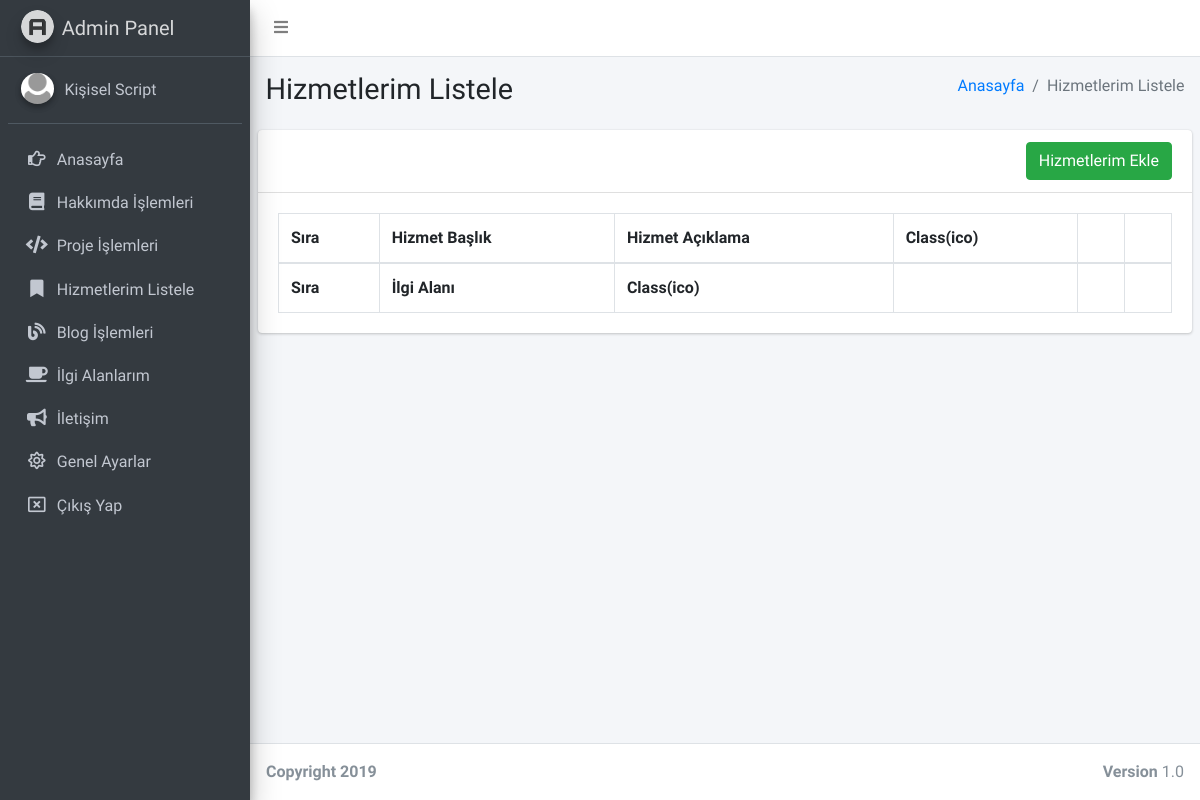
Before: /admin/sayfalar/hizmet-listele.php (signed in) with the older database file.
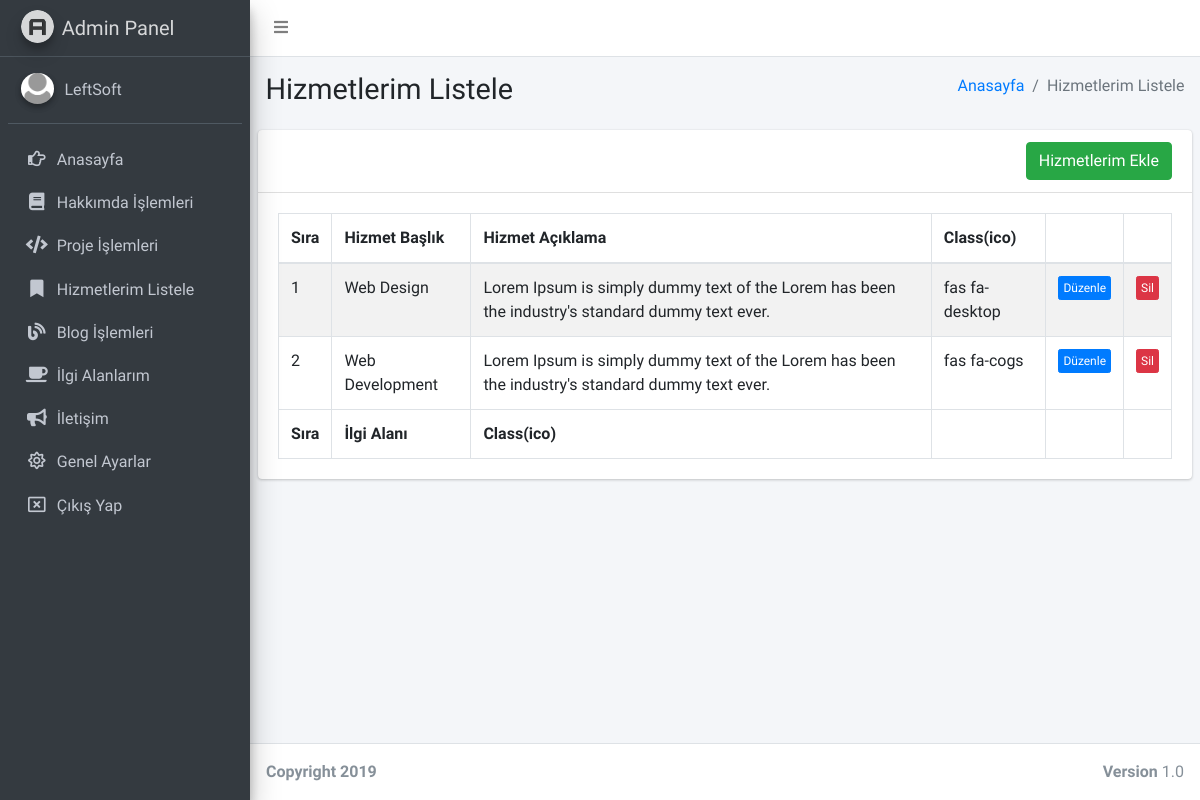
After: the same page with the newer database file.
### tables this page shows
CREATE TABLE `kullanici` (
  `kullanici_id` int(11) NOT NULL,
  `kullanici_mail` varchar(100) NOT NULL,
  `kullanici_password` varchar(50) NOT NULL,
  `kullanici_ad` varchar(50) NOT NULL
);

CREATE TABLE `hizmetlerim` (
  `hizmet_id` int(11) NOT NULL,
  `hizmet_baslik` text NOT NULL,
  `hizmet_aciklama` text NOT NULL,
  `hizmet_fa` text NOT NULL
);

### admin/sayfalar/hizmet-listele.php (the view, shortened to what the changed rows need)
<?php
include 'header.php';
$hakkimdasor=$db->prepare("SELECT * FROM hizmetlerim order by hizmet_id");
$hakkimdasor->execute();
?>
  <div class="content-wrapper">
    <section class="content-header">
      <div class="container-fluid">
        <div class="row mb-2">
          <div class="col-sm-6">
            <h1>Hizmetlerim Listele</h1>
          </div>
        </div>
      </div>
    </section>
    <section class="content">
      <div class="row">
        <div class="col-12">
          <div class="card">
            <div class="card-body">
              <table id="example1" class="table table-bordered table-striped">
                <thead>
                <tr>
                   <th>Sıra</th>
                  <th>Hizmet Başlık</th>
                  <th>Hizmet Açıklama</th>
                  <th>Class(ico)</th>
                  <th></th>
               <th></th>
                </tr>
                </thead>
                <tbody>
                  <?php
                $say=0;
                while($hakkimdacek=$hakkimdasor->fetch(PDO::FETCH_ASSOC)) { $say++?>
                <tr>
                  <td><?php echo $say ?></td>
                  <td><?php echo $hakkimdacek['hizmet_baslik']; ?></td>
                  <td><?php echo $hakkimdacek['hizmet_aciklama']; ?></td>
                  <td><?php echo $hakkimdacek['hizmet_fa']; ?></td>
                   <td><center><a href="hizmet-duzenle.php?hizmet_id=<?php echo $hakkimdacek['hizmet_id']; ?>"><button class="btn btn-primary btn-xs">Düzenle</button></a></center></td>
                   <td><center><a href="../ayar/islem.php?hizmet_id=<?php echo $hakkimdacek['hizmet_id']; ?>&hizmetsil=ok"><button class="btn btn-danger btn-xs">Sil</button></a></center></td>
                </tr>
                 <?php  }
          ?>
                </tbody>
                <tfoot>
                <tr>
                    <th>Sıra</th>
                  <th>İlgi Alanı</th>
                  <th>Class(ico)</th>
                  <th></th>
                 <th></th>
                </tr>
                </tfoot>
              </table>
            </div>
          </div>
        </div>
      </div>
    </section>
  </div>
</div>
</body>
</html>

### admin/sayfalar/header.php (shortened to what the changed rows need)
<?php
include '../../baglan.php';
$kullanicisor=$db->prepare("SELECT * FROM kullanici where kullanici_mail=:mail");
$kullanicisor->execute(array(
  'mail' => $_SESSION['kullanici_mail']
  ));
$kullanicicek=$kullanicisor->fetch(PDO::FETCH_ASSOC);
?>
<!DOCTYPE html>
<html>
<head>
  <link rel="stylesheet" href="https://code.ionicframework.com/ionicons/2.0.1/css/ionicons.min.css">
  <link rel="stylesheet" href="../plugins/fontawesome-free/css/all.min.css">
  <link rel="stylesheet" href="https://code.ionicframework.com/ionicons/2.0.1/css/ionicons.min.css">
  <link rel="stylesheet" href="../plugins/tempusdominus-bootstrap-4/css/tempusdominus-bootstrap-4.min.css">
  <link rel="stylesheet" href="../plugins/icheck-bootstrap/icheck-bootstrap.min.css">
  <link rel="stylesheet" href="../plugins/jqvmap/jqvmap.min.css">
  <link rel="stylesheet" href="../dist/css/adminlte.min.css">
  <link rel="stylesheet" href="../plugins/overlayScrollbars/css/OverlayScrollbars.min.css">
  <link rel="stylesheet" href="../plugins/daterangepicker/daterangepicker.css">
  <link rel="stylesheet" href="../plugins/summernote/summernote-bs4.css">
  <link rel="stylesheet" href="../plugins/datatables-bs4/css/dataTables.bootstrap4.css">
</head>
<body class="hold-transition sidebar-mini layout-fixed">
<div class="wrapper">
  <aside class="main-sidebar sidebar-dark-primary elevation-4">
    <div class="sidebar">
      <div class="user-panel mt-3 pb-3 mb-3 d-flex">
        <div class="info">
          <a href="#" class="d-block"><?php echo $kullanicicek['kullanici_ad']; ?></a>
        </div>
      </div>
    </div>
  </aside>

Changed rows visible on the page:
changed kullanici: kullanici_ad "Kişisel Script" → "LeftSoft"
added hizmetlerim: hizmet_baslik "Web Design", hizmet_aciklama "Lorem Ipsum is simply dummy text of the Lorem has been the industry's standard dummy text ever.", hizmet_fa "fas fa-desktop"
added hizmetlerim: hizmet_baslik "Web Development", hizmet_aciklama "Lorem Ipsum is simply dummy text of the Lorem has been the industry's standard dummy text ever.", hizmet_fa "fas fa-cogs"
